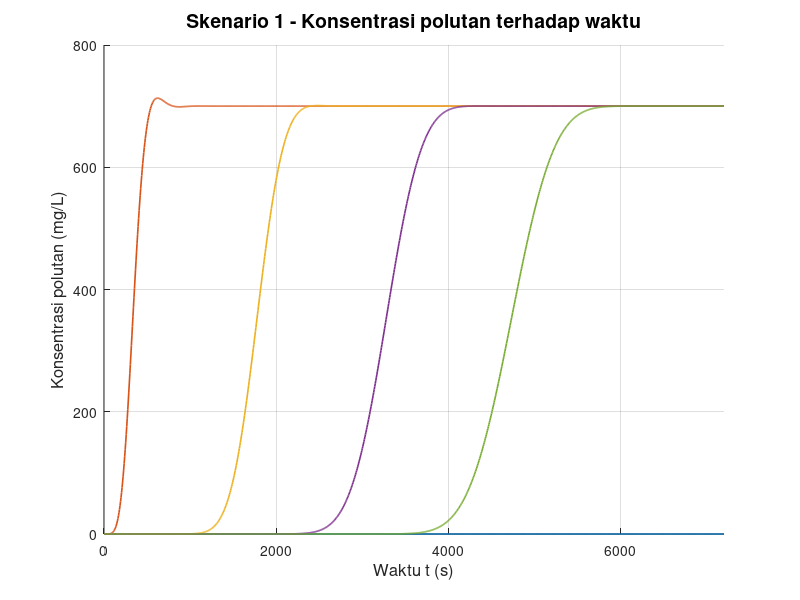

Recreate this plot in MATLAB. (Note: this script raises an error after producing the figure.)
clear; clc; close all;

% Feby Syarief Al A`raaf
% 26050124130087
% Oseanografi C
%
% Simulasi persamaan adveksi-difusi 1 dimensi dengan metode Crank-Nicolson
% Sumber grid polutan kontinu
% Grafik terhadap waktu

x_digit = 0;
y_digit = 8;
z_digit = 7;

C_source = 10 * z_digit;

L = 3000;
T = 7200;

m_kontinu = 15 + z_digit;

scenario(1).nama = 'Skenario 1';
scenario(1).dx   = 30;
scenario(1).dt   = 6;
scenario(1).u    = 0.5;
scenario(1).D    = 4.0;
scenario(1).m    = m_kontinu;

scenario(2).nama = 'Skenario 2';
scenario(2).dx   = 30;
scenario(2).dt   = 6;
scenario(2).u    = 0.1;
scenario(2).D    = 2.0;
scenario(2).m    = m_kontinu;

scenario(3).nama = 'Skenario 3';
scenario(3).dx   = 30;
scenario(3).dt   = 6;
scenario(3).u    = 0.5;
scenario(3).D    = 2.0;
scenario(3).m    = m_kontinu;

scenario(4).nama = 'Skenario 4';
scenario(4).dx   = 30;
scenario(4).dt   = 6;
scenario(4).u    = 0.1;
scenario(4).D    = 4.0;
scenario(4).m    = m_kontinu;

folder_output = 'output_Kontinu_CrankNicolson_Adveksi_Difusi_Terhadap_Waktu';
if ~exist(folder_output, 'dir')
    mkdir(folder_output);
end

for s = 1:numel(scenario)

    fprintf('\n==================================================\n');
    fprintf('Memproses %s\n', scenario(s).nama);

    dx       = scenario(s).dx;
    dt       = scenario(s).dt;
    u        = scenario(s).u;
    D        = scenario(s).D;
    m_source = scenario(s).m;

    x_space = 0:dx:L;
    t_grid  = 0:dt:T;

    Mmax = length(x_space);
    Nmax = length(t_grid) - 1;

    courant = u * dt / dx;
    alpha   = D * dt / dx^2;

    a = u * dt / (4 * dx);
    b = D * dt / (2 * dx^2);

    fprintf('dx = %.3f m, dt = %.3f s, u = %.3f m/s, D = %.3f m^2/s, m = %d\n', ...
        dx, dt, u, D, m_source);
    fprintf('Mmax = %d, Nmax = %d\n', Mmax, Nmax);
    fprintf('Courant = %.6f, alpha = %.6f\n', courant, alpha);

    if m_source < 2 || m_source > Mmax - 1
        fprintf('%s tidak dapat diproses karena titik sumber terlalu dekat dengan batas/domain tidak valid.\n', ...
            scenario(s).nama);
        continue;
    end

    C_old = zeros(Mmax, 1);
    C_new = zeros(Mmax, 1);

    idx_grid_plot = round(linspace(2, Mmax - 1, 5));
    x_plot = x_space(idx_grid_plot);

    snapshot = NaN(length(idx_grid_plot), Nmax + 1);

    S = zeros(Mmax, 1);
    S(m_source) = C_source / dt;

    A = zeros(Mmax, Mmax);
    B = zeros(Mmax, Mmax);

    A(1, 1) = 1;
    A(1, 2) = -1;
    A(Mmax, Mmax - 1) = -1;
    A(Mmax, Mmax) = 1;

    for i = 2:(Mmax - 1)
        A(i, i - 1) = -a - b;
        A(i, i)     = 1 + 2 * b;
        A(i, i + 1) =  a - b;

        B(i, i - 1) =  a + b;
        B(i, i)     = 1 - 2 * b;
        B(i, i + 1) = -a + b;
    end

    snapshot(:, 1) = C_old(idx_grid_plot).';

    for n = 1:Nmax

        rhs = B * C_old + dt * S;
        rhs(1) = 0;
        rhs(Mmax) = 0;

        C_new = A \ rhs;

        snapshot(:, n + 1) = C_new(idx_grid_plot).';

        C_old = C_new;
    end

    fig = figure('Visible', 'off', 'Position', [100 100 1400 600]);
    hold on;

    legend_text = {};

    for k = 1:length(idx_grid_plot)
        plot(t_grid, snapshot(k, :), 'LineWidth', 1.2);
        legend_text{end + 1} = sprintf('x = %.0f m', x_plot(k));
    end

    grid on;
    xlabel('Waktu t (s)', 'FontSize', 12);
    ylabel('Konsentrasi polutan (mg/L)', 'FontSize', 12);
    title(sprintf('%s - Konsentrasi polutan terhadap waktu', scenario(s).nama), ...
        'FontSize', 14, 'FontWeight', 'bold');

    xlim([t_grid(1), t_grid(end)]);

    y_max = max(snapshot(:), [], 'omitnan');
    if isempty(y_max) || isnan(y_max) || y_max <= 0
        ylim([0 1]);
    else
        ylim([0, y_max * 1.1]);
    end

    set(gca, 'FontSize', 11);

    if ~isempty(legend_text)
        legend(legend_text, 'Location', 'northwest', ...
            'FontSize', 8, 'NumColumns', 2, 'Box', 'on');
    end

    hold off;

    nama_file = sprintf('crank_nicolson_adveksi_difusi_waktu_skenario_%d.png', s);
    saveas(fig, fullfile(folder_output, nama_file));
    close(fig);

    fprintf('%s selesai diproses.\n', scenario(s).nama);
end

fprintf('\nSemua skenario telah selesai diproses.\n');
